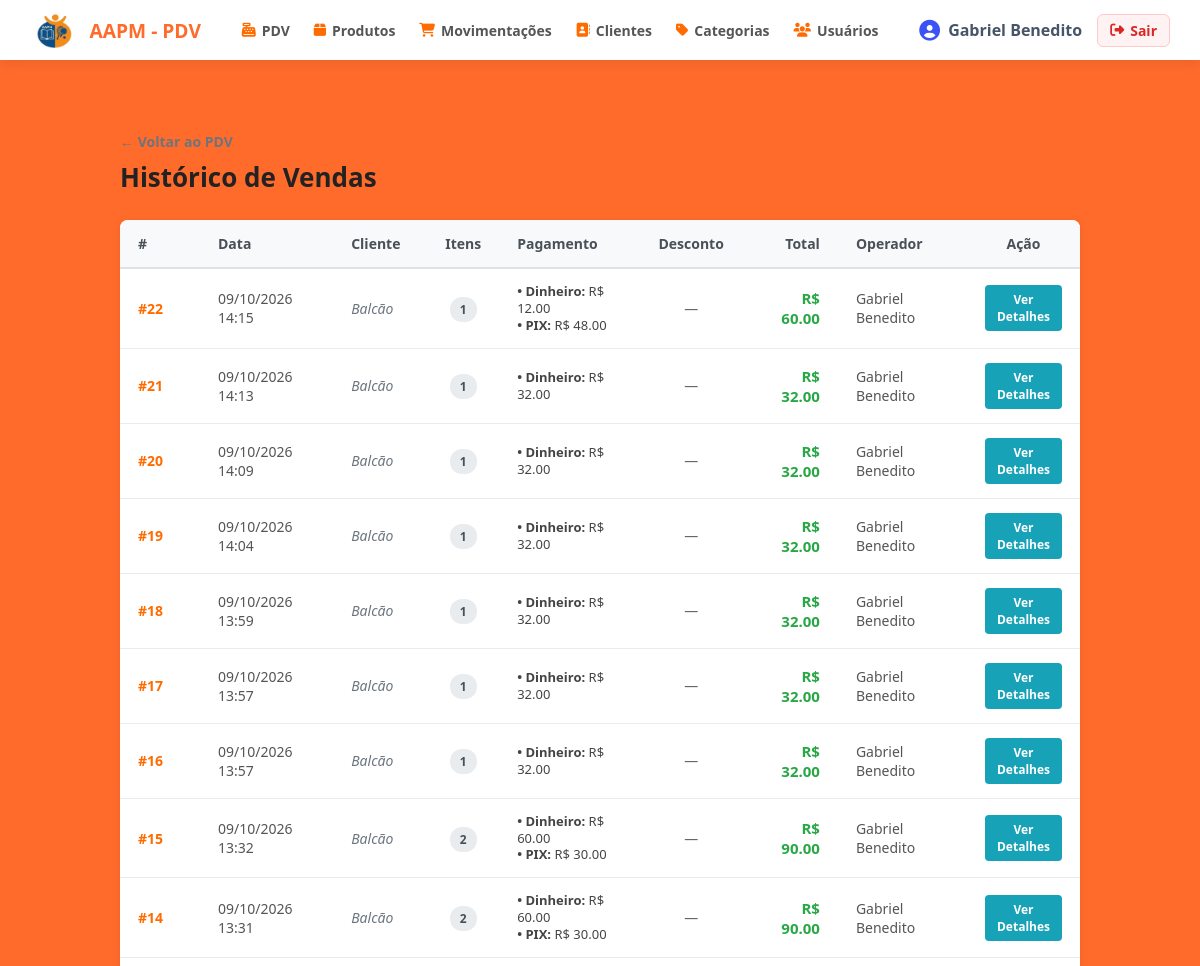
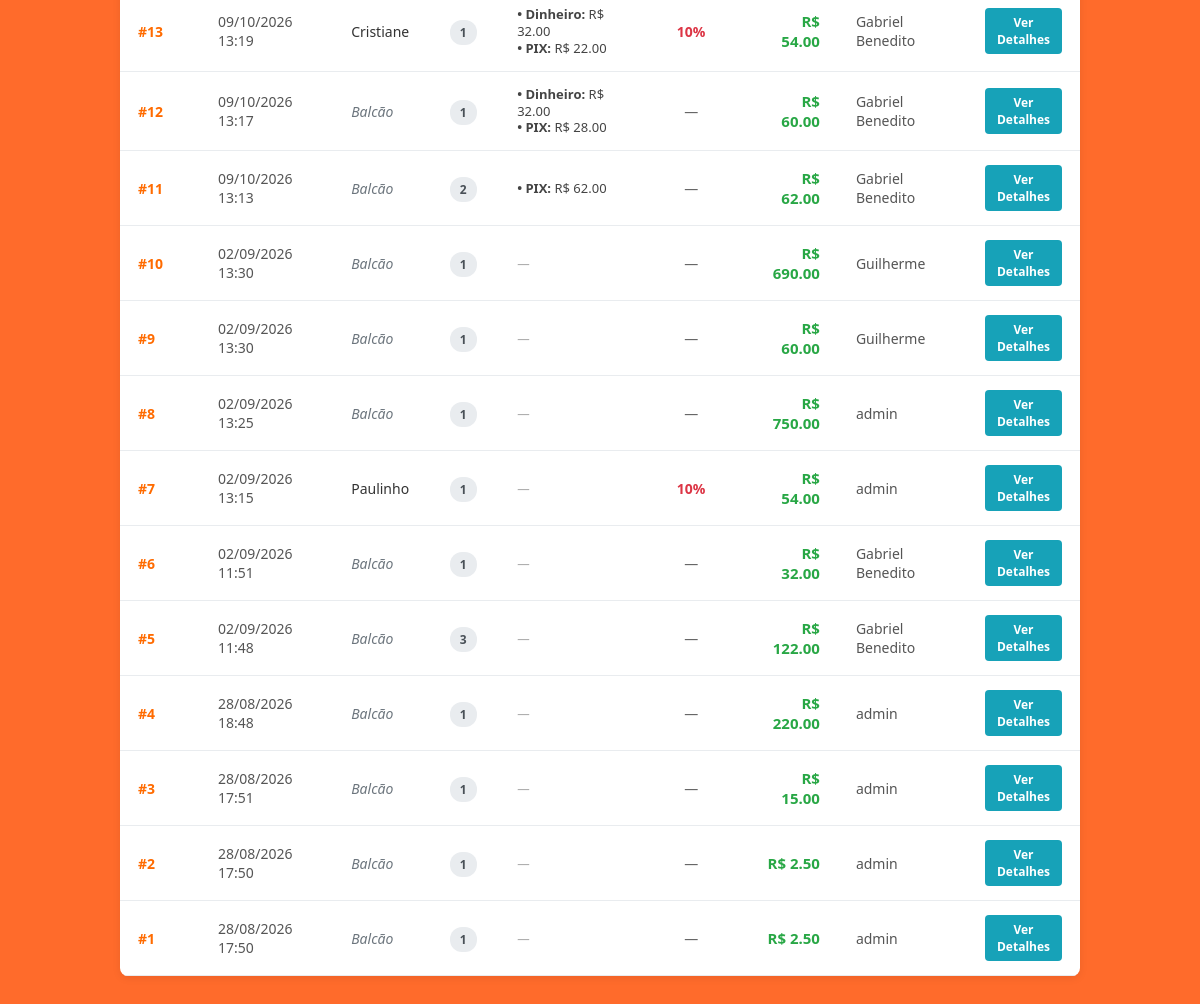
The page /pdv/historico (signed in) on the database as committed earlier (2 pictures, top to bottom).
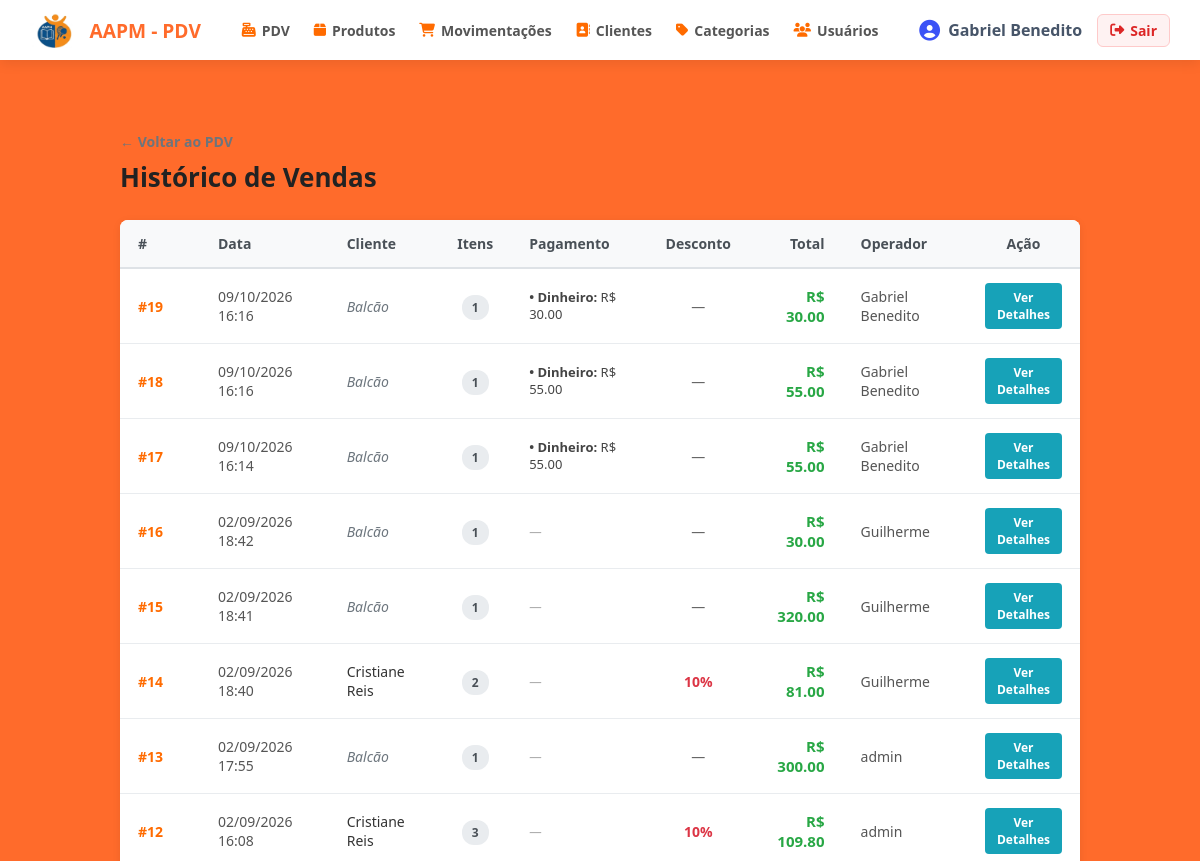
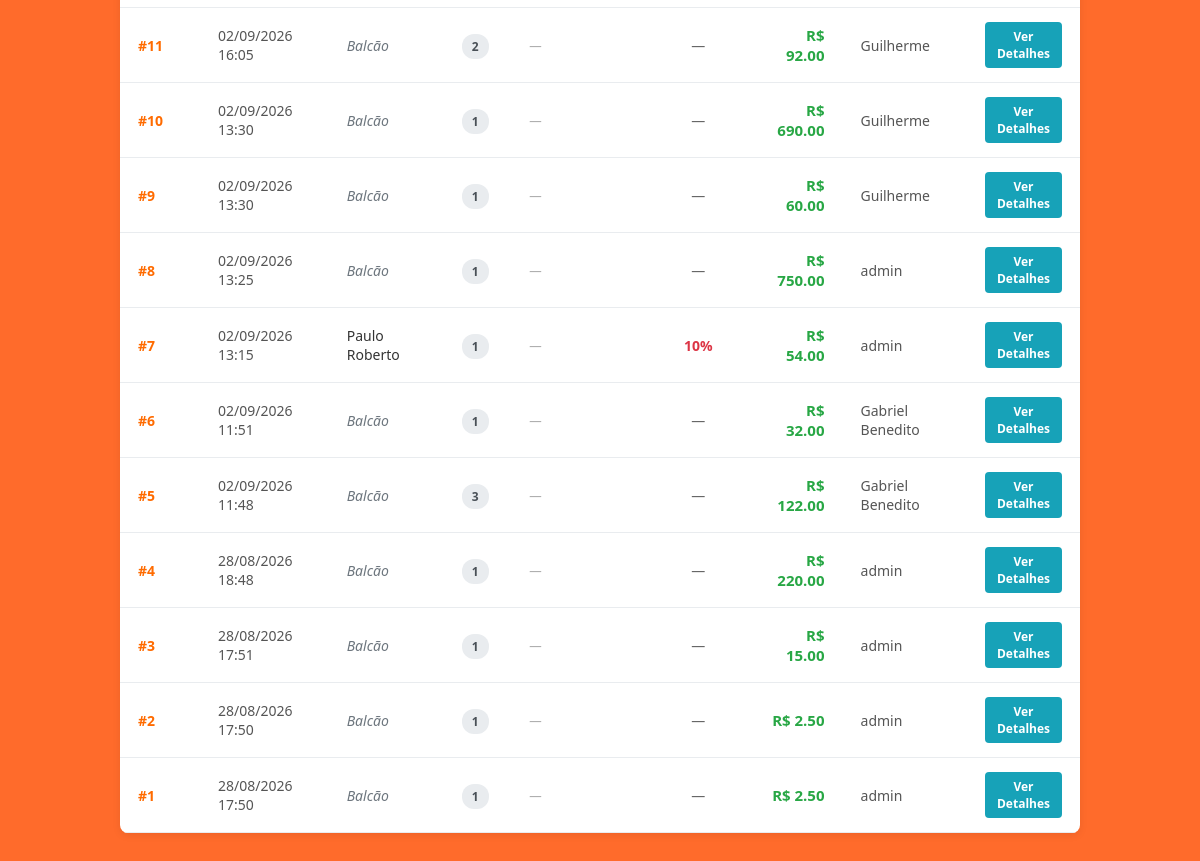
The same page on the database as committed later (2 pictures, top to bottom).
### app/models/venda.py (models this page shows, shortened)
class Venda(Base):
    __tablename__ = "vendas"
    id         = Column(Integer, primary_key=True, index=True)
    cliente_id = Column(
        Integer,
        ForeignKey("clientes.id", ondelete="SET NULL"),
        nullable=True
    )
    usuario_id = Column(
        Integer,
        ForeignKey("usuarios.id", ondelete="SET NULL"),
        nullable=True
    )
    desconto_percentual = Column(Float, nullable=False, default=0.0)
    total_bruto  = Column(Float, nullable=False, default=0.0)
    total_liquido = Column(Float, nullable=False, default=0.0)
    observacao = Column(String(255), nullable=True)
    criado_em = Column(DateTime, server_default=func.now())
    cliente = relationship("Cliente", back_populates="vendas")
    usuario = relationship("Usuario", backref="vendas")
    itens   = relationship(
        "ItemVenda",
        back_populates="venda",
        cascade="all, delete-orphan"  # deleta itens se a venda for deletada
    )
    pagamentos = relationship(
        "PagamentoVenda",
        back_populates="venda",
        cascade="all, delete-orphan"  # deleta pagamentos se a venda for deletada
    )

class PagamentoVenda(Base):
    __tablename__ = "pagamentos_venda"
    id         = Column(Integer, primary_key=True, index=True)
    venda_id   = Column(
        Integer,
        ForeignKey("vendas.id", ondelete="CASCADE"),
        nullable=False
    )
    forma_pagamento = Column(String(50), nullable=False)
    valor           = Column(Float, nullable=False)
    venda = relationship("Venda", back_populates="pagamentos")

### app/models/usuarios.py (models this page shows)
class Usuario(Base):
    __tablename__ = "usuarios"
    id = Column(Integer, primary_key=True, autoincrement=True)
    nome = Column(String(100), nullable=False)
    email = Column(String(150), unique=True, nullable=False)
    senha_hash = Column(String(255), nullable=False)
    role = Column(String(20), nullable=False, default="operador")
    ativo = Column(Boolean, default=True)
    criando_em = Column(DateTime, server_default=func.now())

### app/models/cliente.py (models this page shows, shortened)
class Cliente(Base):
    __tablename__ = "clientes"
    id         = Column(Integer, primary_key=True, index=True)
    nome       = Column(String(150), nullable=False, index=True)
    is_associado = Column(Boolean, default=False, nullable=False)
    ativo      = Column(Boolean, default=True)
    criado_em  = Column(DateTime, server_default=func.now())
    vendas = relationship("Venda", back_populates="cliente")

### app/controllers/pdv_controller.py (the view)
@router.get("/historico")
def historico_vendas(
    request: Request,
    db: Session = Depends(get_db),
    usuario = Depends(get_usuario_logado)
):
    vendas = (
        db.query(Venda)
        .order_by(Venda.criado_em.desc())
        .limit(100)
        .all()
    )
    return templates.TemplateResponse(
        request,
        "pdv/historico.html",
        {"request": request, "usuario": usuario, "vendas": vendas}
    )

### app/templates/pdv/historico.html (shortened to what the changed rows need)
{% extends "base.html" %}
{% block content %}
<div style="max-width: 1200px; margin: 30px auto; padding: 0 20px; font-family: Arial, sans-serif;">
    <div style="display: flex; justify-content: space-between; align-items: center; margin-bottom: 25px;">
        <div>
            <h2 style="margin: 0; color: #222; font-size: 26px;">Histórico de Vendas</h2>
        </div>
    </div>
    <div style="background: #ffffff; border-radius: 8px; box-shadow: 0 2px 8px rgba(0,0,0,0.08); overflow: hidden;">
        <table style="width: 100%; border-collapse: collapse; text-align: left; font-size: 14px;">
            <thead>
                <tr style="background-color: #f8f9fa; border-bottom: 2px solid #dee2e6; color: #495057;">
                    <th style="padding: 14px 18px; width: 80px;">#</th>
                    <th style="padding: 14px 18px;">Data</th>
                    <th style="padding: 14px 18px;">Cliente</th>
                    <th style="padding: 14px 18px; text-align: center;">Itens</th>
                    <th style="padding: 14px 18px;">Pagamento</th>
                    <th style="padding: 14px 18px; text-align: center;">Desconto</th>
                    <th style="padding: 14px 18px; text-align: right;">Total</th>
                    <th style="padding: 14px 18px;">Operador</th>
                    <th style="padding: 14px 18px; text-align: center; width: 100px;">Ação</th>
                </tr>
            </thead>
            <tbody>
                {% for venda in vendas %}
                <tr style="border-bottom: 1px solid #e9ecef; transition: background-color 0.2s;" onmouseover="this.style.backgroundColor='#f8f9fa'" onmouseout="this.style.backgroundColor='transparent'">
                    <td style="padding: 14px 18px; font-weight: bold; color: #ff6b00;">
                        #{{ venda.id }}
                    </td>
                    <td style="padding: 14px 18px; color: #555;">
                        {{ venda.criado_em.strftime('%d/%m/%Y %H:%M') if venda.criado_em else '—' }}
                    </td>
                    <td style="padding: 14px 18px; color: #333; font-weight: 500;">
                        {% if venda.cliente %}
                            {{ venda.cliente.nome }}
                        {% else %}
                            <span style="color: #6c757d; font-style: italic;">Balcão</span>
                        {% endif %}
                    </td>
                    <td style="padding: 14px 18px; text-align: center;">
                        <span style="background-color: #e9ecef; color: #495057; padding: 4px 10px; border-radius: 12px; font-weight: bold; font-size: 12px;">
                            {{ venda.itens|length }}
                        </span>
                    </td>
                    <td style="padding: 14px 18px; font-size: 13px; color: #444;">
                        {% for pag in venda.pagamentos %}
                            <div style="line-height: 1.3;">
                                <strong>• {{ pag.forma_pagamento }}:</strong> R$ {{ "%.2f"|format(pag.valor) }}
                            </div>
                        {% else %}
                            <span style="color: #aaa; font-style: italic;">—</span>
                        {% endfor %}
                    </td>
                    <td style="padding: 14px 18px; text-align: center; color: #666;">
                        {% if venda.desconto_percentual > 0 %}
                            <span style="color: #dc3545; font-weight: bold;">{{ "%.0f"|format(venda.desconto_percentual) }}%</span>
                        {% else %}
                            —
                        {% endif %}
                    </td>
                    <td style="padding: 14px 18px; text-align: right; font-weight: bold; color: #28a745; font-size: 15px;">
                        R$ {{ "%.2f"|format(venda.total_liquido) }}
                    </td>
                    <td style="padding: 14px 18px; color: #555;">
                        {% if venda.usuario %}
                            {{ venda.usuario.nome if venda.usuario.nome else venda.usuario.username }}
                        {% else %}
                            <span style="color: #aaa;">—</span>
                        {% endif %}
                    </td>
                    <td style="padding: 14px 18px; text-align: center;">
                        <a href="/pdv/venda/{{ venda.id }}" style="background-color: #17a2b8; color: #fff; padding: 6px 12px; border-radius: 4px; text-decoration: none; font-size: 12px; font-weight: bold; display: inline-block;">
                            Ver Detalhes
                        </a>
                    </td>
                </tr>
                {% else %}
                <tr>
                    <td colspan="9" style="padding: 30px; text-align: center; color: #999;">
                        Nenhuma venda registrada até o momento.
                    </td>
                </tr>
                {% endfor %}
            </tbody>
        </table>
    </div>
</div>
{% endblock %}

Rows that differ between the two databases and show on the page:
removed Venda: id "22", criado_em "09/10/2026 14:15", shows "Balcão", itens|length "1", total_liquido "60.00", usuario "Gabriel Benedito"
removed PagamentoVenda: forma_pagamento "Dinheiro", valor "12.00", shown under "22"
removed PagamentoVenda: forma_pagamento "PIX", valor "48.00", shown under "22"
removed Venda: id "21", criado_em "09/10/2026 14:13", shows "Balcão", itens|length "1", total_liquido "32.00", usuario "Gabriel Benedito"
removed PagamentoVenda: forma_pagamento "Dinheiro", valor "32.00", shown under "21"
removed Venda: id "20", criado_em "09/10/2026 14:09", shows "Balcão", itens|length "1", total_liquido "32.00", usuario "Gabriel Benedito"
removed PagamentoVenda: forma_pagamento "Dinheiro", valor "32.00", shown under "20"
removed PagamentoVenda: forma_pagamento "Dinheiro", valor "32.00", shown under Venda id 19
removed PagamentoVenda: forma_pagamento "Dinheiro", valor "32.00", shown under Venda id 18
removed PagamentoVenda: forma_pagamento "Dinheiro", valor "32.00", shown under Venda id 17
removed PagamentoVenda: forma_pagamento "Dinheiro", valor "32.00", shown under Venda id 16
removed PagamentoVenda: forma_pagamento "Dinheiro", valor "60.00", shown under Venda id 15
removed PagamentoVenda: forma_pagamento "PIX", valor "30.00", shown under Venda id 15
removed PagamentoVenda: forma_pagamento "Dinheiro", valor "60.00", shown under Venda id 14
removed PagamentoVenda: forma_pagamento "PIX", valor "30.00", shown under Venda id 14
removed PagamentoVenda: forma_pagamento "Dinheiro", valor "32.00", shown under Venda id 13
removed PagamentoVenda: forma_pagamento "PIX", valor "22.00", shown under Venda id 13
changed Venda id 19: criado_em "09/10/2026 14:04" → "09/10/2026 16:16"; gains PagamentoVenda (forma_pagamento "Dinheiro", valor "30.00"); total_liquido "32.00" → "30.00"
changed Venda id 18: criado_em "09/10/2026 13:59" → "09/10/2026 16:16"; gains PagamentoVenda (forma_pagamento "Dinheiro", valor "55.00"); total_liquido "32.00" → "55.00"
changed Venda id 17: criado_em "09/10/2026 13:57" → "09/10/2026 16:14"; gains PagamentoVenda (forma_pagamento "Dinheiro", valor "55.00"); total_liquido "32.00" → "55.00"
changed Venda id 16: criado_em "09/10/2026 13:57" → "02/09/2026 18:42"; total_liquido "32.00" → "30.00"; usuario "Gabriel Benedito" → "Guilherme"; now shows "—"
changed Venda id 15: criado_em "09/10/2026 13:32" → "02/09/2026 18:41"; itens|length "2" → "1"; total_liquido "90.00" → "320.00"; usuario "Gabriel Benedito" → "Guilherme"; now shows "—"
changed Venda id 14: criado_em "09/10/2026 13:31" → "02/09/2026 18:40"; cliente.nome (not shown) → "Cristiane Reis"; desconto_percentual (not shown) → "10"; total_liquido "90.00" → "81.00"; usuario "Gabriel Benedito" → "Guilherme"; text "Balcão" → "—"; desconto_percentual "—" → "%"
changed Venda id 13: criado_em "09/10/2026 13:19" → "02/09/2026 17:55"; total_liquido "54.00" → "300.00"; usuario "Gabriel Benedito" → "admin"; cliente.nome "Cristiane" → (not shown); desconto_percentual "10" → (not shown); now shows "Balcão —"; desconto_percentual "%" → "—"
changed Venda id 12: criado_em "09/10/2026 13:17" → "02/09/2026 16:08"; cliente.nome (not shown) → "Cristiane Reis"; itens|length "1" → "3"; desconto_percentual (not shown) → "10"; total_liquido "60.00" → "109.80"; usuario "Gabriel Benedito" → "admin"; loses PagamentoVenda (forma_pagamento "Dinheiro", valor "32.00"); loses PagamentoVenda (forma_pagamento "PIX", valor "28.00"); text "Balcão" → "—"; desconto_percentual "—" → "%"
changed Venda id 11: criado_em "09/10/2026 13:13" → "02/09/2026 16:05"; total_liquido "62.00" → "92.00"; usuario "Gabriel Benedito" → "Guilherme"; loses PagamentoVenda (forma_pagamento "PIX", valor "62.00"); now shows "—"
changed through a linked row, Venda id 7: cliente.nome "Paulinho" → "Paulo Roberto"
